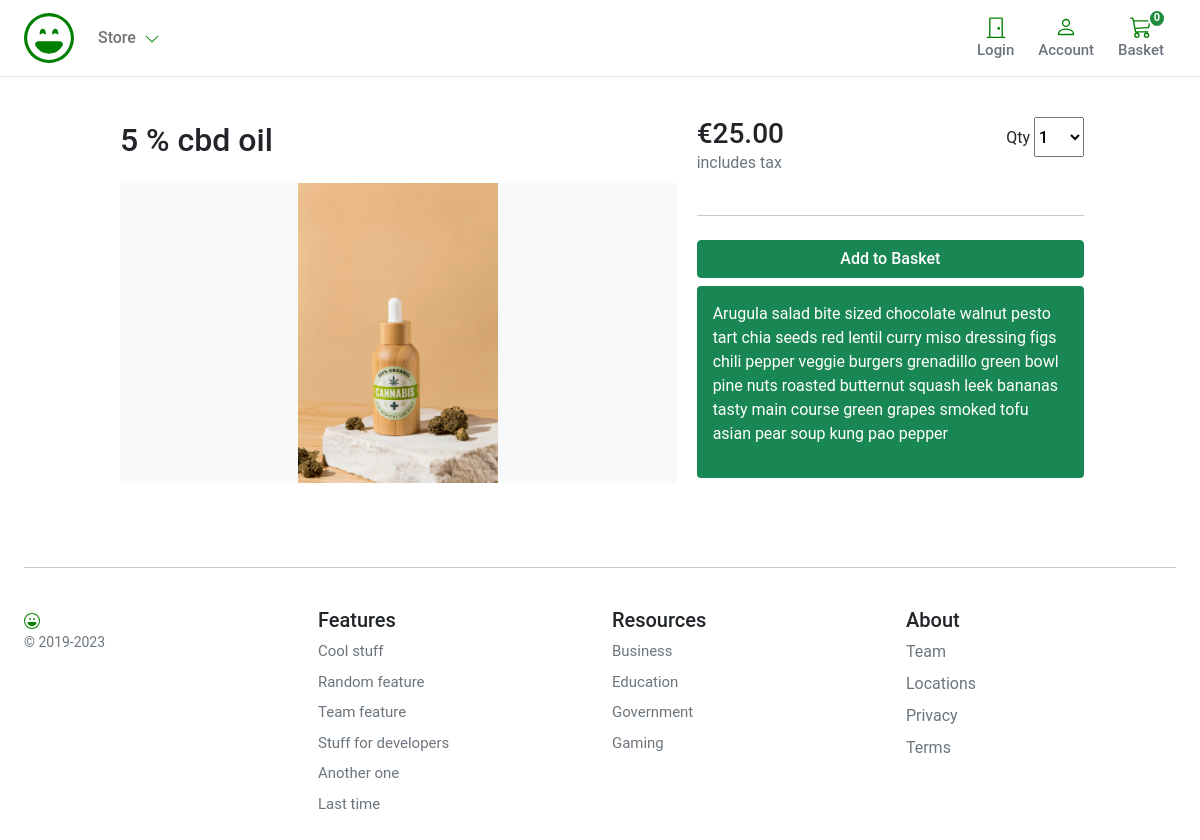
Screenshot of /product/5-cbd-oil/ with the database file from the repository.
### store/models.py (models this page shows, shortened)
class Product(models.Model):
    category = models.ForeignKey(Category, related_name='product', on_delete=models.SET_NULL, null=True)
    title = models.CharField(max_length=255)
    description = models.TextField(blank=True)
    image = models.ImageField(upload_to='images/')
    slug = models.SlugField(max_length=255)
    price = models.DecimalField(max_digits=4, decimal_places=2)
    in_stock = models.BooleanField(default=True)
    objects = models.Manager()
    products = ProductManager()

### store/views.py (the view)
def product_detail(request, slug):
    product = get_object_or_404(Product, slug=slug, in_stock=True)
    return render(request, 'store/item.html', {'product': product})

### basket/basket.py (called while the page is built)
   def __len__(self):
      return sum(item['qty'] for item in self.basket.values())

### basket/context_processors.py (called while the page is built)
def basket(request):
    return {'basket': Basket(request)}

### store/context_processors.py (called while the page is built)
def categories(request):
    return {
        'categories': Category.objects.all()
    }

### store/models.py (called while the page is built)
    def get_absolute_url(self):
        return reverse('store:category_list', args=[self.slug])

### templates/store/item.html (shortened to what this page needs)
{% extends "./base.html" %} {% block title %} {{ product.name }} {% endblock %}
{% block content %}
<main class="pt-2">
  <div class="container" style="max-width: 1000px">
    <div class="row g-3">
      <div class="col-md-5 ps-3 col-lg-5 order-md-last p-0 order-1">
        <div class="d-grid gap-2">
          <div class="d-flex d-flex-inline justify-content-between">
            <div>
              <span class="h3">€{{ product.price }}</span>
              <p class="text-muted">includes tax</p>
            </div>
            <div class="">
              <label for="select">Qty</label>
              <select id="select" class="h6" style="width: 50px; height: 40px">
                <option value="1">1</option>
              </select>
            </div>
          </div>
          <hr />
          <button
            type="button"
            id="add-button"
            value="{{product.id}}"
            class="btn btn-success fw500"
          >
            Add to Basket
          </button>
          <div
            class="alert alert-primary fw600 rounded-2 border-0 py-3 bg-success text-white"
          >
            <p>{{ product.description}}</p>
          </div>
        </div>
      </div>
      <div class="col-md-7 col-lg-7 p-0">
        <div class="card mb-3 border-0">
          <div class="row g-0">
            <div class="col-md-12">
              <div class="card-body p-1">
                <h1 class="mb-0 h2 pe-4 pb-4">{{ product.title }}</h1>
                <div class="bg-light">
                  <img
                    class="img-fluid mx-auto d-block"
                    width="200px"
                    alt="Responsive image"
                    src="{{ product.image.url }}"
                  />
                </div>
              </div>
            </div>
          </div>
        </div>
      </div>
    </div>
  </div>
</main>
{% endblock %}

### static/css/base.css (style rules this page uses)
@media (min-width: 1000px) { .container { max-width: 1000px; } }
@media (max-width: 1200px) { .container { max-width: 100%; padding:0 24px; } }
.alert-primary { background-color: #E4F1FF; }
html, body, p, div { letter-spacing: -0.02px; font-family: 'Roboto', sans-serif; }
.fw500 { font-weight: 500; }

### rows the page displays
Product: price "25.00", description "Arugula salad bite sized chocolate walnut pesto tart chia seeds red lentil curry miso dressing figs chili pepper veggie burgers grenadillo green bowl pine nuts roasted butternut squash leek bananas tasty main course green grapes smoked tofu asian pear soup kung pao pepper", title "5 % cbd oil", image (picture)
